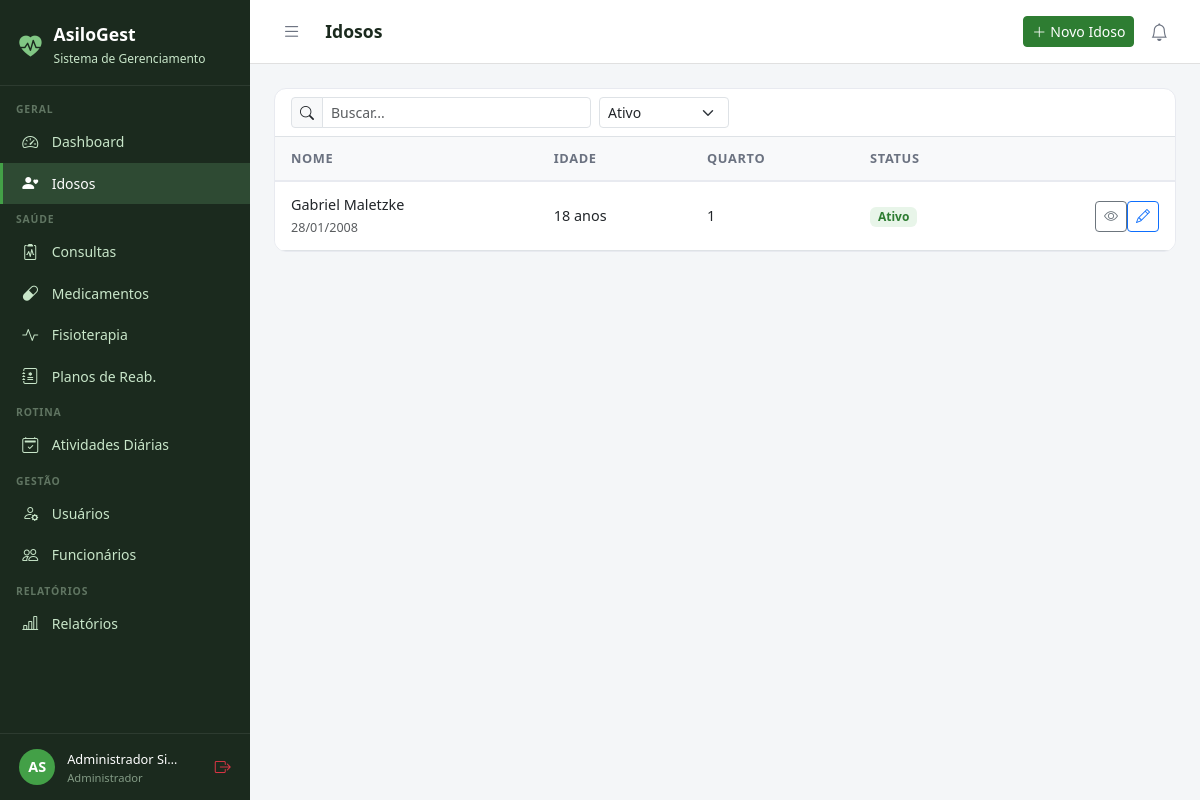
Page /idosos/ (signed in) on the earlier database version.
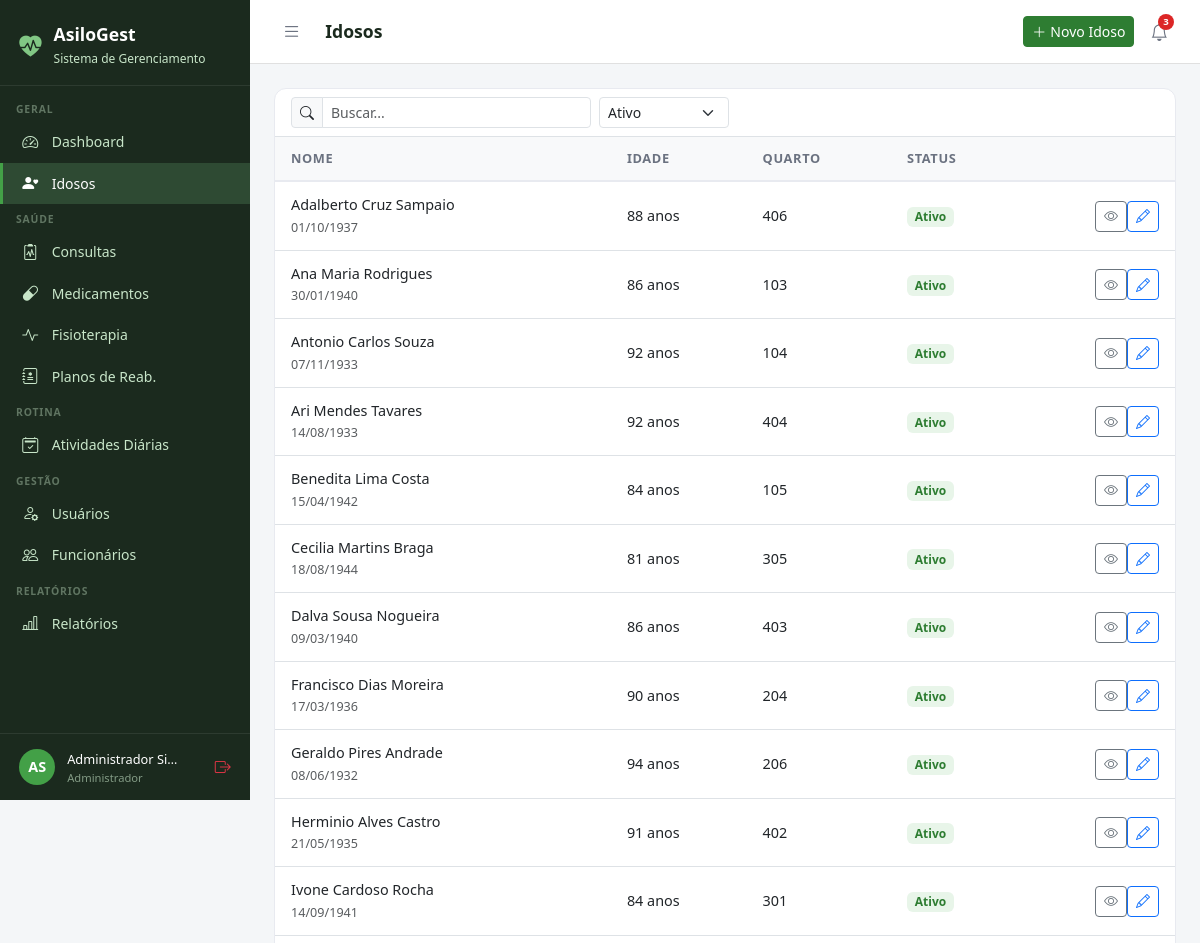
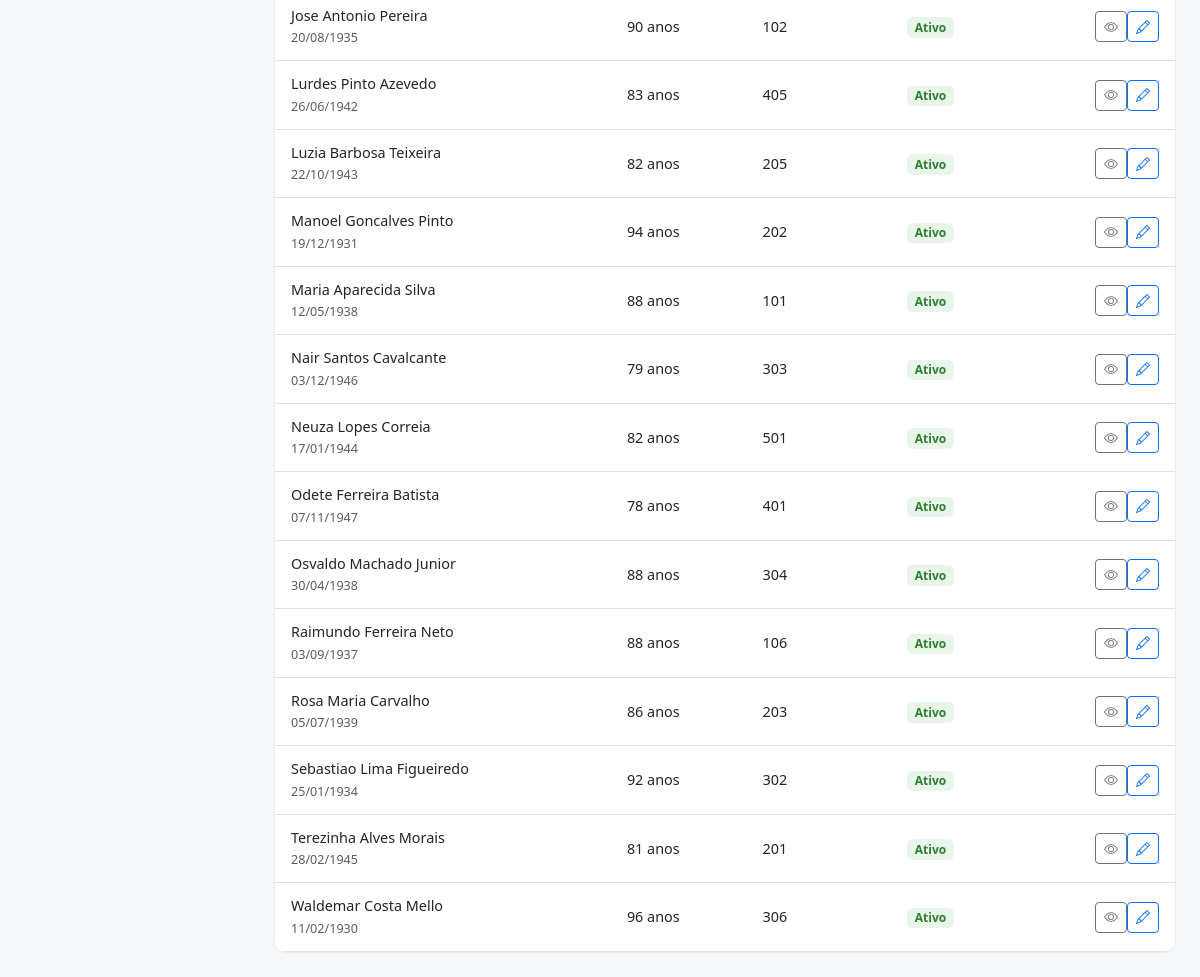
Same page on the later database version (2 pictures, top to bottom).
### idosos/models.py (models this page shows, shortened)
class Idoso(models.Model):
    SEXO_CHOICES = [('M', 'Masculino'), ('F', 'Feminino')]
    TIPO_SANGUINEO = [('A+','A+'),('A-','A-'),('B+','B+'),('B-','B-'),('AB+','AB+'),('AB-','AB-'),('O+','O+'),('O-','O-')]
    STATUS_CHOICES = [('ativo','Ativo'),('inativo','Inativo'),('internado','Internado'),('falecido','Falecido')]
    nome = models.CharField(max_length=150, verbose_name='Nome Completo')
    data_nascimento = models.DateField(verbose_name='Data de Nascimento')
    sexo = models.CharField(max_length=1, choices=SEXO_CHOICES)
    cpf = models.CharField(max_length=14, unique=True, null=True, blank=True)
    rg = models.CharField(max_length=20, blank=True)
    tipo_sanguineo = models.CharField(max_length=3, choices=TIPO_SANGUINEO, blank=True)
    foto = models.ImageField(upload_to='idosos/', blank=True, null=True)
    status = models.CharField(max_length=10, choices=STATUS_CHOICES, default='ativo')
    endereco = models.CharField(max_length=200, blank=True)
    cidade = models.CharField(max_length=100, blank=True)
    estado = models.CharField(max_length=2, blank=True)
    cep = models.CharField(max_length=9, blank=True)
    alergias = models.TextField(blank=True, verbose_name='Alergias')
    condicoes_medicas = models.TextField(blank=True, verbose_name='Condições Médicas')
    observacoes = models.TextField(blank=True, verbose_name='Observações Gerais')
    data_entrada = models.DateField(verbose_name='Data de Entrada')
    numero_quarto = models.CharField(max_length=10, blank=True, verbose_name='Quarto')
    criado_em = models.DateTimeField(auto_now_add=True)
    atualizado_em = models.DateTimeField(auto_now=True)
    class Meta:
        verbose_name = 'Idoso'
        verbose_name_plural = 'Idosos'
        ordering = ['nome']
    @property
    def idade(self):
        from datetime import date
        hoje = date.today()
        return hoje.year - self.data_nascimento.year - (
            (hoje.month, hoje.day) < (self.data_nascimento.month, self.data_nascimento.day)
        )

### idosos/views.py (the view)
# urls.py: path('', views.lista, name='lista'),
@login_required
def lista(request):
    q = request.GET.get('q', '')
    status = request.GET.get('status', 'ativo')
    idosos = Idoso.objects.all()
    if request.user.is_familiar:
        vinculos = FamiliarVinculo.objects.filter(
            familiar=request.user).values_list('idoso_id', flat=True)
        idosos = idosos.filter(id__in=vinculos)
    if q:
        idosos = idosos.filter(Q(nome__icontains=q) | Q(cpf__icontains=q))
    if status:
        idosos = idosos.filter(status=status)
    return render(request, 'idosos/lista.html', {
        'idosos': idosos, 'q': q, 'status_filtro': status
    })

### core/models.py (called while the page is built)
    @property
    def is_administrador(self):
        return self.perfil == 'administrador' or self.is_superuser

    @property
    def is_fisioterapeuta(self):
        return self.perfil == 'fisioterapeuta'

    @property
    def is_familiar(self):
        return self.perfil == 'familiar'

    @property
    def pode_ver_saude(self):
        return (self.is_administrador or self.is_medico
                or self.is_fisioterapeuta or self.is_enfermeiro)

    @property
    def pode_cadastrar_usuarios(self):
        return self.is_administrador or self.is_recepcionista

    @property
    def pode_administrar(self):
        return self.is_administrador

### templates/idosos/lista.html (shortened to what this page needs)
{% extends 'base.html' %}
{% block title %}Idosos{% endblock %}{% block page_title %}Idosos{% endblock %}
{% block topbar_actions %}{% if not user.is_familiar %}<a href="{% url 'idosos:novo' %}" class="btn btn-primary btn-sm"><i class="bi bi-plus-lg me-1"></i>Novo Idoso</a>{% endif %}{% endblock %}
{% block content %}
<div class="table-card">
  <div class="px-3 py-2 border-bottom">
    <form class="d-flex gap-2" method="get">
      <div class="input-group input-group-sm" style="max-width:300px;"><span class="input-group-text"><i class="bi bi-search"></i></span><input type="text" name="q" class="form-control" placeholder="Buscar..." value="{{ q }}"></div>
      <select name="status" class="form-select form-select-sm" style="max-width:130px;" onchange="this.form.submit()"><option value="ativo" {% if status_filtro == "ativo" %}selected{% endif %}>Ativo</option></select>
    </form>
  </div>
  <table class="table table-hover"><thead><tr><th>Nome</th><th>Idade</th><th>Quarto</th><th>Status</th><th></th></tr></thead>
  <tbody>{% for i in idosos %}<tr>
    <td><div style="font-weight:500;">{{ i.nome }}</div><small class="text-muted">{{ i.data_nascimento|date:"d/m/Y" }}</small></td>
    <td>{{ i.idade }} anos</td><td>{{ i.numero_quarto|default:"–" }}</td>
    <td><span class="badge" style="background:#E8F5E9;color:#2E7D32;font-size:.75rem;">{{ i.get_status_display }}</span></td>
    <td class="text-end"><a href="{% url 'idosos:detalhe' i.pk %}" class="btn btn-sm btn-outline-secondary"><i class="bi bi-eye"></i></a>{% if not user.is_familiar %}<a href="{% url 'idosos:editar' i.pk %}" class="btn btn-sm btn-outline-primary"><i class="bi bi-pencil"></i></a>{% endif %}</td>
  </tr>{% empty %}<tr><td colspan="5" class="text-center py-4 text-muted">Nenhum idoso encontrado.</td></tr>{% endfor %}</tbody></table>
</div>{% endblock %}

### templates/base.html (shortened to what this page needs)
<!DOCTYPE html>
<html lang="pt-br">
<head>
  <link href="https://cdn.jsdelivr.net/npm/bootstrap@5.3.0/dist/css/bootstrap.min.css" rel="stylesheet">
  <link href="https://cdn.jsdelivr.net/npm/bootstrap-icons@1.11.0/font/bootstrap-icons.css" rel="stylesheet">
</head>
<body>
{% if user.is_authenticated %}
<div id="sidebar">
  <div class="sidebar-brand">
    <i class="bi bi-heart-pulse-fill" style="color:#81C784;font-size:1.4rem;"></i>
    <div>
      <h5 style="margin:0;">AsiloGest</h5>
      <small>Sistema de Gerenciamento</small>
    </div>
  </div>
  <nav class="sidebar-nav">
    <div class="nav-section">Geral</div>
    <a href="{% url 'dashboard' %}" class="sidebar-link {% if request.resolver_match.url_name == 'dashboard' %}active{% endif %}">
      <i class="bi bi-speedometer2"></i> Dashboard
    </a>
    <a href="{% url 'idosos:lista' %}" class="sidebar-link">
      <i class="bi bi-person-heart"></i>
      {% if user.is_familiar %}Meus Familiares{% else %}Idosos{% endif %}
    </a>
    {% if user.pode_ver_saude or user.is_familiar %}
    <div class="nav-section">Saúde</div>
    <a href="{% url 'consultas:lista' %}" class="sidebar-link">
      <i class="bi bi-clipboard2-pulse"></i> Consultas
    </a>
    <a href="{% url 'medicamentos:lista' %}" class="sidebar-link">
      <i class="bi bi-capsule"></i> Medicamentos
    </a>
    <a href="{% url 'fisioterapia:lista' %}" class="sidebar-link">
      <i class="bi bi-activity"></i> Fisioterapia
    </a>
    {% if user.pode_ver_saude and not user.is_familiar %}
    <a href="{% url 'fisioterapia:planos_lista' %}" class="sidebar-link">
      <i class="bi bi-journal-medical"></i> Planos de Reab.
    </a>
    {% endif %}
    {% endif %}
    <div class="nav-section">Rotina</div>
    <a href="{% url 'atividades:lista' %}" class="sidebar-link">
      <i class="bi bi-calendar2-check"></i> Atividades Diárias
    </a>
    {% if user.pode_cadastrar_usuarios %}
    <div class="nav-section">Gestão</div>
    <a href="{% url 'usuarios_lista' %}" class="sidebar-link">
      <i class="bi bi-person-gear"></i> Usuários
    </a>
    {% endif %}
    {% if user.pode_administrar %}
    <a href="{% url 'funcionarios:lista' %}" class="sidebar-link">
      <i class="bi bi-people"></i> Funcionários
    </a>
    {% endif %}
    {% if user.pode_ver_saude or user.pode_administrar %}
    <div class="nav-section">Relatórios</div>
    <a href="{% url 'relatorios:lista' %}" class="sidebar-link">
      <i class="bi bi-bar-chart-line"></i> Relatórios
    </a>
    {% endif %}
  </nav>
  <div class="sidebar-user">
    <div class="avatar">{{ user.first_name|first|upper }}{{ user.last_name|first|upper }}</div>
    <div class="info" style="min-width:0;flex:1;">
      <span>{{ user.get_full_name|truncatechars:18 }}</span>
      <small>{{ user.get_perfil_display }}</small>
    </div>
    <a href="{% url 'logout' %}" class="text-danger" title="Sair" style="flex-shrink:0;">
      <i class="bi bi-box-arrow-right"></i>
    </a>
  </div>
</div>
<div id="main">
  <div class="topbar">
    <div class="topbar-left">
      <button class="btn-toggle-sidebar" onclick="toggleSidebar()" title="Menu">
        <i class="bi bi-list"></i>
      </button>
      <h4>{% block page_title %}{% endblock %}</h4>
    </div>
    <div class="d-flex align-items-center gap-2">
      {% block topbar_actions %}{% endblock %}
      <div style="position:relative;">
        <button class="notif-btn" id="notifBtn" onclick="toggleNotif()" title="Notificações">
          <i class="bi bi-bell"></i>
          {% if notif_count %}
          <span class="notif-badge">{{ notif_count }}</span>
          {% endif %}
        </button>
      </div>
    </div>
  </div>
  <div class="content">
    {% block content %}{% endblock %}
  </div>
</div>
{% else %}
{% block full_content %}{% endblock %}
{% endif %}
</body>
</html>

Differences in the rows shown:
added Idoso: nome "Adalberto Cruz Sampaio", data_nascimento "01/10/1937", idade "88", numero_quarto "406", status "Ativo"
added Idoso: nome "Ana Maria Rodrigues", data_nascimento "30/01/1940", idade "86", numero_quarto "103", status "Ativo"
added Idoso: nome "Antonio Carlos Souza", data_nascimento "07/11/1933", idade "92", numero_quarto "104", status "Ativo"
added Idoso: nome "Ari Mendes Tavares", data_nascimento "14/08/1933", idade "92", numero_quarto "404", status "Ativo"
added Idoso: nome "Benedita Lima Costa", data_nascimento "15/04/1942", idade "84", numero_quarto "105", status "Ativo"
added Idoso: nome "Cecilia Martins Braga", data_nascimento "18/08/1944", idade "81", numero_quarto "305", status "Ativo"
added Idoso: nome "Dalva Sousa Nogueira", data_nascimento "09/03/1940", idade "86", numero_quarto "403", status "Ativo"
added Idoso: nome "Francisco Dias Moreira", data_nascimento "17/03/1936", idade "90", numero_quarto "204", status "Ativo"
added Idoso: nome "Geraldo Pires Andrade", data_nascimento "08/06/1932", idade "94", numero_quarto "206", status "Ativo"
added Idoso: nome "Herminio Alves Castro", data_nascimento "21/05/1935", idade "91", numero_quarto "402", status "Ativo"
added Idoso: nome "Ivone Cardoso Rocha", data_nascimento "14/09/1941", idade "84", numero_quarto "301", status "Ativo"
added Idoso: nome "Jose Antonio Pereira", data_nascimento "20/08/1935", idade "90", numero_quarto "102", status "Ativo"
added Idoso: nome "Lurdes Pinto Azevedo", data_nascimento "26/06/1942", idade "83", numero_quarto "405", status "Ativo"
added Idoso: nome "Luzia Barbosa Teixeira", data_nascimento "22/10/1943", idade "82", numero_quarto "205", status "Ativo"
added Idoso: nome "Manoel Goncalves Pinto", data_nascimento "19/12/1931", idade "94", numero_quarto "202", status "Ativo"
changed Idoso: nome "Gabriel Maletzke" → "Maria Aparecida Silva"; data_nascimento "28/01/2008" → "12/05/1938"; idade "18" → "88"; numero_quarto "1" → "101"
added Idoso: nome "Nair Santos Cavalcante", data_nascimento "03/12/1946", idade "79", numero_quarto "303", status "Ativo"
added Idoso: nome "Neuza Lopes Correia", data_nascimento "17/01/1944", idade "82", numero_quarto "501", status "Ativo"
added Idoso: nome "Odete Ferreira Batista", data_nascimento "07/11/1947", idade "78", numero_quarto "401", status "Ativo"
added Idoso: nome "Osvaldo Machado Junior", data_nascimento "30/04/1938", idade "88", numero_quarto "304", status "Ativo"
added Idoso: nome "Raimundo Ferreira Neto", data_nascimento "03/09/1937", idade "88", numero_quarto "106", status "Ativo"
added Idoso: nome "Rosa Maria Carvalho", data_nascimento "05/07/1939", idade "86", numero_quarto "203", status "Ativo"
added Idoso: nome "Sebastiao Lima Figueiredo", data_nascimento "25/01/1934", idade "92", numero_quarto "302", status "Ativo"
added Idoso: nome "Terezinha Alves Morais", data_nascimento "28/02/1945", idade "81", numero_quarto "201", status "Ativo"
added Idoso: nome "Waldemar Costa Mello", data_nascimento "11/02/1930", idade "96", numero_quarto "306", status "Ativo"
Other differences:
{{ notif_count }}: (not shown) → "3"
